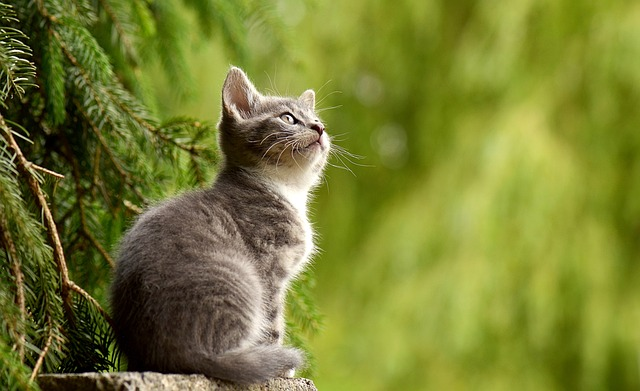
#> input picture 5.save-image&video/iamcat.jpg, 640 x 391 px
$ jupyter execute 'save-image&video.ipynb'
#> lines starting #> are read from the running program, lines starting #| are printed output that depends on the picture
## 파일 저장

[cell 1]
import cv2

img=cv2.imread('./iamcat.jpg', cv2.IMREAD_GRAYSCALE) # 흑백 이미지로 불러오기
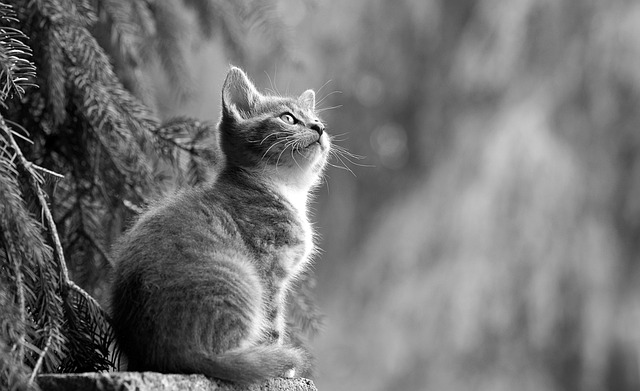
#> img: shape (391, 640); min 0, max 255, mean 115.1

cv2.imshow('iamcat', img)
cv2.waitKey(0)
cv2.destroyAllWindows()

res=cv2.imwrite('./img_save.jpg', img)
print(res)
#| True

### 저장 포맷 (jpg, png)

[cell 2]
import cv2

img=cv2.imread('./iamcat.jpg', cv2.IMREAD_GRAYSCALE) # 흑백 이미지로 불러오기

res=cv2.imwrite('./img_save.png', img) # .png
print(res)
#| True

## 동영상 저장

[cell 3]
import cv2
cap=cv2.VideoCapture('./iamdog.mp4')

# 코덱 정의
fourcc=cv2.VideoWriter_fourcc(*'DIVV')

# width, height 정의
width=round(cap.get(cv2.CAP_PROP_FRAME_WIDTH))
height=round(cap.get(cv2.CAP_PROP_FRAME_HEIGHT))

# FPS 정의
fps=cap.get(cv2.CAP_PROP_FPS)

# (저장 파일명, 코덱, FPS, 크기(width, height))
out=cv2.VideoWriter('ouput.avi', fourcc, fps, (width, height))


while cap.isOpened():
    ret, frame= cap.read()
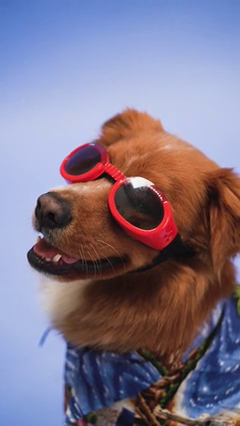
#> input picture frame 36 of 5.save-image&video/iamdog.mp4, 240 x 426 px
#> frame is the input picture: shape (426, 240, 3); mean B, G, R 137.8, 117.3, 127.7

    if not ret: break

    out.write(frame)
    cv2.imshow('video', frame)
    if cv2.waitKey(1)==ord('q'):
#> (key q is pressed here)
        break

out.release()
cap.release()
cv2.destroyAllWindows()
